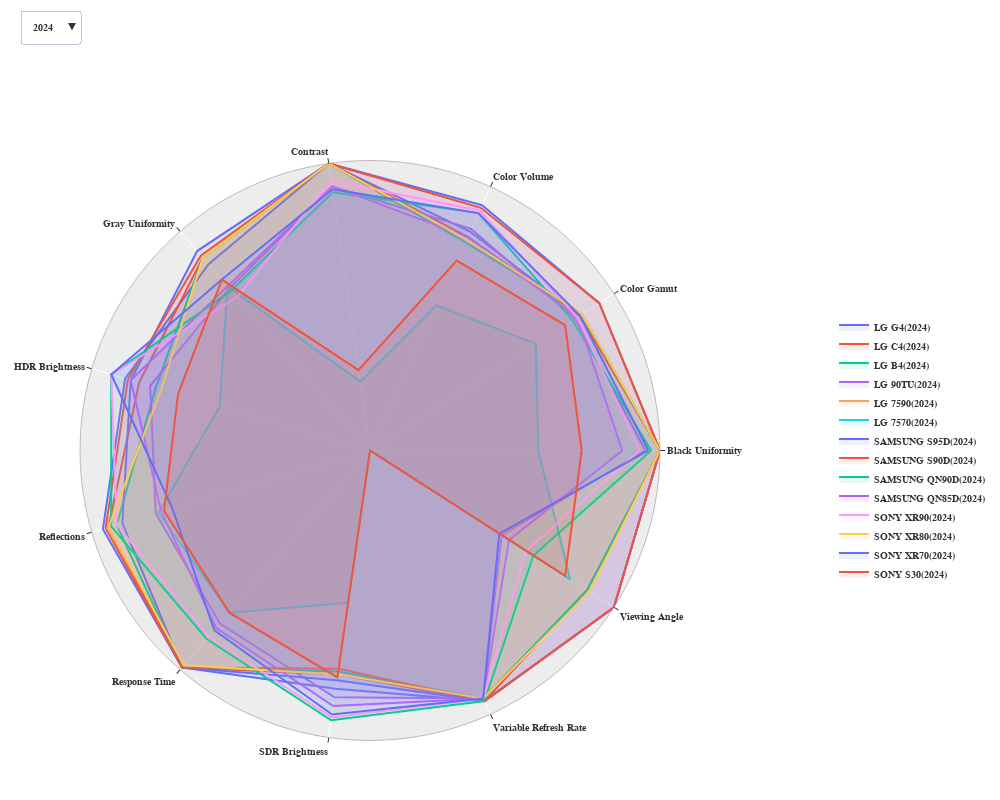

Notebook source saved alongside this figure:
### Code cell
rvisualizer = Rvisualizer(measurement_dict)
rvisualizer.radar_scores()

### Figure 1 — Plotly figure (JSON) as saved in the notebook; plotly's stock layout.template omitted (floating-point values rounded to 4 significant figures)
{"data": [{"fill": "toself", "fillcolor": "rgba(99, 110, 250, 0.1)", "line": {"color": "#636EFA", "width": 2}, "mode": "lines", "name": "LG G4(2024)", "r": [10, 8.6, 8.3, 10, 8.5, 8.8, 9.6, 9.9, 8.3, 9.5, 10, 10], "theta": ["Black Uniformity", "Color Gamut", "Color Volume", "Contrast", "Gray Uniformity", "HDR Brightness", "Reflections", "Response Time", "SDR Brightness", "Variable Refresh Rate", "Viewing Angle", "Black Uniformity"], "type": "scatterpolar", "visible": true}, {"fill": "toself", "fillcolor": "rgba(239, 85, 59, 0.1)", "line": {"color": "#EF553B", "width": 2}, "mode": "lines", "name": "LG C4(2024)", "r": [10, 8.6, 8.1, 10, 8.8, 8.3, 9.4, 9.9, 7.8, 9.5, 8.9, 10], "theta": ["Black Uniformity", "Color Gamut", "Color Volume", "Contrast", "Gray Uniformity", "HDR Brightness", "Reflections", "Response Time", "SDR Brightness", "Variable Refresh Rate", "Viewing Angle", "Black Uniformity"], "type": "scatterpolar", "visible": true}, {"fill": "toself", "fillcolor": "rgba(0, 204, 150, 0.1)", "line": {"color": "#00CC96", "width": 2}, "mode": "lines", "name": "LG B4(2024)", "r": [10, 8.7, 7.9, 10, 8.8, 7.7, 9.1, 9.9, 7.7, 9.4, 8.9, 10], "theta": ["Black Uniformity", "Color Gamut", "Color Volume", "Contrast", "Gray Uniformity", "HDR Brightness", "Reflections", "Response Time", "SDR Brightness", "Variable Refresh Rate", "Viewing Angle", "Black Uniformity"], "type": "scatterpolar", "visible": true}, {"fill": "toself", "fillcolor": "rgba(171, 99, 250, 0.1)", "line": {"color": "#AB63FA", "width": 2}, "mode": "lines", "name": "LG 90TU(2024)", "r": [9.5, 8.4, 8.4, 9.2, 7.4, 7.9, 7.7, 7.9, 8.6, 9.4, 5.4, 9.5], "theta": ["Black Uniformity", "Color Gamut", "Color Volume", "Contrast", "Gray Uniformity", "HDR Brightness", "Reflections", "Response Time", "SDR Brightness", "Variable Refresh Rate", "Viewing Angle", "Black Uniformity"], "type": "scatterpolar", "visible": true}, {"fill": "toself", "fillcolor": "rgba(255, 161, 90, 0.1)", "line": {"color": "#FFA15A", "width": 2}, "mode": "lines", "name": "LG 7590(2024)", "r": [5.8, 6.8, 5.5, 2.4, 7.5, 5.4, 7.6, 7.4, 5.3, 0, 8.2, 5.8], "theta": ["Black Uniformity", "Color Gamut", "Color Volume", "Contrast", "Gray Uniformity", "HDR Brightness", "Reflections", "Response Time", "SDR Brightness", "Variable Refresh Rate", "Viewing Angle", "Black Uniformity"], "type": "scatterpolar", "visible": true}, {"fill": "toself", "fillcolor": "rgba(25, 211, 243, 0.1)", "line": {"color": "#19D3F3", "width": 2}, "mode": "lines", "name": "LG 7570(2024)", "r": [5.8, 6.8, 5.5, 2.4, 7.5, 5.4, 7.6, 7.4, 5.3, 0, 8.2, 5.8], "theta": ["Black Uniformity", "Color Gamut", "Color Volume", "Contrast", "Gray Uniformity", "HDR Brightness", "Reflections", "Response Time", "SDR Brightness", "Variable Refresh Rate", "Viewing Angle", "Black Uniformity"], "type": "scatterpolar", "visible": true}, {"fill": "toself", "fillcolor": "rgba(255, 102, 146, 0.1)", "line": {"color": "#FF6692", "width": 2}, "mode": "lines", "name": "LG G3(2023)", "r": [10, 8.6, 8.3, 10, 8.7, 8.5, 9.5, 9.8, 8.3, 9.4, 10, 10], "theta": ["Black Uniformity", "Color Gamut", "Color Volume", "Contrast", "Gray Uniformity", "HDR Brightness", "Reflections", "Response Time", "SDR Brightness", "Variable Refresh Rate", "Viewing Angle", "Black Uniformity"], "type": "scatterpolar", "visible": false}, {"fill": "toself", "fillcolor": "rgba(182, 232, 128, 0.1)", "line": {"color": "#B6E880", "width": 2}, "mode": "lines", "name": "LG C3(2023)", "r": [10, 8.7, 7.9, 10, 8.5, 8.1, 9.5, 9.9, 7.9, 9.4, 9.3, 10], "theta": ["Black Uniformity", "Color Gamut", "Color Volume", "Contrast", "Gray Uniformity", "HDR Brightness", "Reflections", "Response Time", "SDR Brightness", "Variable Refresh Rate", "Viewing Angle", "Black Uniformity"], "type": "scatterpolar", "visible": false}, {"fill": "toself", "fillcolor": "rgba(255, 151, 255, 0.1)", "line": {"color": "#FF97FF", "width": 2}, "mode": "lines", "name": "LG B3(2023)", "r": [10, 8.8, 7.9, 10, 8.4, 7.1, 9.3, 9.8, 6.8, 9.4, 9.3, 10], "theta": ["Black Uniformity", "Color Gamut", "Color Volume", "Contrast", "Gray Uniformity", "HDR Brightness", "Reflections", "Response Time", "SDR Brightness", "Variable Refresh Rate", "Viewing Angle", "Black Uniformity"], "type": "scatterpolar", "visible": false}, {"fill": "toself", "fillcolor": "rgba(254, 203, 82, 0.1)", "line": {"color": "#FECB52", "width": 2}, "mode": "lines", "name": "LG 85UQ(2022)", "r": [6.4, 8.4, 7.4, 8.2, 7.9, 7.2, 7.3, 7.9, 8.1, 9.4, 8, 6.4], "theta": ["Black Uniformity", "Color Gamut", "Color Volume", "Contrast", "Gray Uniformity", "HDR Brightness", "Reflections", "Response Time", "SDR Brightness", "Variable Refresh Rate", "Viewing Angle", "Black Uniformity"], "type": "scatterpolar", "visible": false}, {"fill": "toself", "fillcolor": "rgba(99, 110, 250, 0.1)", "line": {"color": "#636EFA", "width": 2}, "mode": "lines", "name": "SAMSUNG S95D(2024)", "r": [10, 9.4, 9.3, 10, 9.1, 8.6, 8.9, 9.9, 8, 9.5, 10, 10], "theta": ["Black Uniformity", "Color Gamut", "Color Volume", "Contrast", "Gray Uniformity", "HDR Brightness", "Reflections", "Response Time", "SDR Brightness", "Variable Refresh Rate", "Viewing Angle", "Black Uniformity"], "type": "scatterpolar", "visible": true}, {"fill": "toself", "fillcolor": "rgba(239, 85, 59, 0.1)", "line": {"color": "#EF553B", "width": 2}, "mode": "lines", "name": "SAMSUNG S90D(2024)", "r": [10, 9.4, 9.2, 10, 8.9, 8.7, 9.5, 9.9, 7.6, 9.5, 10, 10], "theta": ["Black Uniformity", "Color Gamut", "Color Volume", "Contrast", "Gray Uniformity", "HDR Brightness", "Reflections", "Response Time", "SDR Brightness", "Variable Refresh Rate", "Viewing Angle", "Black Uniformity"], "type": "scatterpolar", "visible": true}, {"fill": "toself", "fillcolor": "rgba(0, 204, 150, 0.1)", "line": {"color": "#00CC96", "width": 2}, "mode": "lines", "name": "SAMSUNG QN90D(2024)", "r": [9.7, 8.3, 9, 9, 7.3, 9.3, 9.3, 8.6, 9.4, 9.5, 6.7, 9.7], "theta": ["Black Uniformity", "Color Gamut", "Color Volume", "Contrast", "Gray Uniformity", "HDR Brightness", "Reflections", "Response Time", "SDR Brightness", "Variable Refresh Rate", "Viewing Angle", "Black Uniformity"], "type": "scatterpolar", "visible": true}, {"fill": "toself", "fillcolor": "rgba(171, 99, 250, 0.1)", "line": {"color": "#AB63FA", "width": 2}, "mode": "lines", "name": "SAMSUNG QN85D(2024)", "r": [8.7, 8.5, 8.1, 9.2, 7.5, 8.6, 7.5, 8.1, 8.9, 9.4, 5.7, 8.7], "theta": ["Black Uniformity", "Color Gamut", "Color Volume", "Contrast", "Gray Uniformity", "HDR Brightness", "Reflections", "Response Time", "SDR Brightness", "Variable Refresh Rate", "Viewing Angle", "Black Uniformity"], "type": "scatterpolar", "visible": true}, {"fill": "toself", "fillcolor": "rgba(255, 161, 90, 0.1)", "line": {"color": "#FFA15A", "width": 2}, "mode": "lines", "name": "SAMSUNG S95C(2023)", "r": [10, 9.4, 9.1, 10, 8.6, 8.5, 9.5, 9.9, 7.7, 9.5, 10, 10], "theta": ["Black Uniformity", "Color Gamut", "Color Volume", "Contrast", "Gray Uniformity", "HDR Brightness", "Reflections", "Response Time", "SDR Brightness", "Variable Refresh Rate", "Viewing Angle", "Black Uniformity"], "type": "scatterpolar", "visible": false}, {"fill": "toself", "fillcolor": "rgba(25, 211, 243, 0.1)", "line": {"color": "#19D3F3", "width": 2}, "mode": "lines", "name": "SAMSUNG S90C(2023)", "r": [10, 9.5, 9.1, 10, 9, 8.5, 9.4, 9.8, 7.6, 9.5, 10, 10], "theta": ["Black Uniformity", "Color Gamut", "Color Volume", "Contrast", "Gray Uniformity", "HDR Brightness", "Reflections", "Response Time", "SDR Brightness", "Variable Refresh Rate", "Viewing Angle", "Black Uniformity"], "type": "scatterpolar", "visible": false}, {"fill": "toself", "fillcolor": "rgba(255, 102, 146, 0.1)", "line": {"color": "#FF6692", "width": 2}, "mode": "lines", "name": "SAMSUNG QN95C(2023)", "r": [9.3, 8, 8.7, 9, 6.4, 9.2, 9, 8.1, 9.4, 9.5, 7, 9.3], "theta": ["Black Uniformity", "Color Gamut", "Color Volume", "Contrast", "Gray Uniformity", "HDR Brightness", "Reflections", "Response Time", "SDR Brightness", "Variable Refresh Rate", "Viewing Angle", "Black Uniformity"], "type": "scatterpolar", "visible": false}, {"fill": "toself", "fillcolor": "rgba(182, 232, 128, 0.1)", "line": {"color": "#B6E880", "width": 2}, "mode": "lines", "name": "SAMSUNG QN90C(2023)", "r": [8.5, 8.2, 8.9, 8.5, 7.7, 8.9, 9.2, 8.2, 9.4, 9.4, 7, 8.5], "theta": ["Black Uniformity", "Color Gamut", "Color Volume", "Contrast", "Gray Uniformity", "HDR Brightness", "Reflections", "Response Time", "SDR Brightness", "Variable Refresh Rate", "Viewing Angle", "Black Uniformity"], "type": "scatterpolar", "visible": false}, {"fill": "toself", "fillcolor": "rgba(255, 151, 255, 0.1)", "line": {"color": "#FF97FF", "width": 2}, "mode": "lines", "name": "SONY XR90(2024)", "r": [9.3, 8.5, 9.1, 9.4, 7, 9.3, 9.1, 8.5, 9.3, 9.4, 6.4, 9.3], "theta": ["Black Uniformity", "Color Gamut", "Color Volume", "Contrast", "Gray Uniformity", "HDR Brightness", "Reflections", "Response Time", "SDR Brightness", "Variable Refresh Rate", "Viewing Angle", "Black Uniformity"], "type": "scatterpolar", "visible": true}, {"fill": "toself", "fillcolor": "rgba(254, 203, 82, 0.1)", "line": {"color": "#FECB52", "width": 2}, "mode": "lines", "name": "SONY XR80(2024)", "r": [10, 8.7, 8, 10, 8.8, 7.5, 9.4, 9.8, 7.8, 9.4, 9, 10], "theta": ["Black Uniformity", "Color Gamut", "Color Volume", "Contrast", "Gray Uniformity", "HDR Brightness", "Reflections", "Response Time", "SDR Brightness", "Variable Refresh Rate", "Viewing Angle", "Black Uniformity"], "type": "scatterpolar", "visible": true}, {"fill": "toself", "fillcolor": "rgba(99, 110, 250, 0.1)", "line": {"color": "#636EFA", "width": 2}, "mode": "lines", "name": "SONY XR70(2024)", "r": [9.6, 8.6, 9, 9.1, 7.8, 9.3, 7.1, 8.2, 9.2, 9.4, 5.3, 9.6], "theta": ["Black Uniformity", "Color Gamut", "Color Volume", "Contrast", "Gray Uniformity", "HDR Brightness", "Reflections", "Response Time", "SDR Brightness", "Variable Refresh Rate", "Viewing Angle", "Black Uniformity"], "type": "scatterpolar", "visible": true}, {"fill": "toself", "fillcolor": "rgba(239, 85, 59, 0.1)", "line": {"color": "#EF553B", "width": 2}, "mode": "lines", "name": "SONY S30(2024)", "r": [7.3, 8, 7.2, 2.8, 7.8, 6.9, 7.4, 7.4, 7.9, 0, 8, 7.3], "theta": ["Black Uniformity", "Color Gamut", "Color Volume", "Contrast", "Gray Uniformity", "HDR Brightness", "Reflections", "Response Time", "SDR Brightness", "Variable Refresh Rate", "Viewing Angle", "Black Uniformity"], "type": "scatterpolar", "visible": true}, {"fill": "toself", "fillcolor": "rgba(0, 204, 150, 0.1)", "line": {"color": "#00CC96", "width": 2}, "mode": "lines", "name": "SONY X95L(2023)", "r": [9.6, 8.7, 8.8, 9.3, 8, 9.3, 9, 8.6, 9.2, 9.4, 6.6, 9.6], "theta": ["Black Uniformity", "Color Gamut", "Color Volume", "Contrast", "Gray Uniformity", "HDR Brightness", "Reflections", "Response Time", "SDR Brightness", "Variable Refresh Rate", "Viewing Angle", "Black Uniformity"], "type": "scatterpolar", "visible": false}, {"fill": "toself", "fillcolor": "rgba(171, 99, 250, 0.1)", "line": {"color": "#AB63FA", "width": 2}, "mode": "lines", "name": "SONY X93L(2023)", "r": [8.3, 8.3, 8.5, 8.5, 7.9, 9, 8.7, 8.7, 8.9, 9.4, 6.4, 8.3], "theta": ["Black Uniformity", "Color Gamut", "Color Volume", "Contrast", "Gray Uniformity", "HDR Brightness", "Reflections", "Response Time", "SDR Brightness", "Variable Refresh Rate", "Viewing Angle", "Black Uniformity"], "type": "scatterpolar", "visible": false}, {"fill": "toself", "fillcolor": "rgba(255, 161, 90, 0.1)", "line": {"color": "#FFA15A", "width": 2}, "mode": "lines", "name": "SONY X90L(2023)", "r": [7.1, 8.4, 8.6, 8.6, 7.2, 8.4, 7.2, 8.4, 9, 9.4, 5.9, 7.1], "theta": ["Black Uniformity", "Color Gamut", "Color Volume", "Contrast", "Gray Uniformity", "HDR Brightness", "Reflections", "Response Time", "SDR Brightness", "Variable Refresh Rate", "Viewing Angle", "Black Uniformity"], "type": "scatterpolar", "visible": false}, {"fill": "toself", "fillcolor": "rgba(25, 211, 243, 0.1)", "line": {"color": "#19D3F3", "width": 2}, "mode": "lines", "name": "SONY X77L(2023)", "r": [6.7, 6.8, 6.1, 2.4, 7.7, 6, 7.4, 6.9, 6.9, 0, 8, 6.7], "theta": ["Black Uniformity", "Color Gamut", "Color Volume", "Contrast", "Gray Uniformity", "HDR Brightness", "Reflections", "Response Time", "SDR Brightness", "Variable Refresh Rate", "Viewing Angle", "Black Uniformity"], "type": "scatterpolar", "visible": false}, {"fill": "toself", "fillcolor": "rgba(255, 102, 146, 0.1)", "line": {"color": "#FF6692", "width": 2}, "mode": "lines", "name": "SONY A95L(2023)", "r": [10, 9.4, 9.2, 10, 8.6, 8.6, 9.5, 9.8, 8.1, 9.4, 10, 10], "theta": ["Black Uniformity", "Color Gamut", "Color Volume", "Contrast", "Gray Uniformity", "HDR Brightness", "Reflections", "Response Time", "SDR Brightness", "Variable Refresh Rate", "Viewing Angle", "Black Uniformity"], "type": "scatterpolar", "visible": false}, {"fill": "toself", "fillcolor": "rgba(182, 232, 128, 0.1)", "line": {"color": "#B6E880", "width": 2}, "mode": "lines", "name": "SONY A80L(2023)", "r": [10, 8.7, 8, 10, 8.5, 7.5, 9.1, 9.7, 7.1, 9.4, 9.2, 10], "theta": ["Black Uniformity", "Color Gamut", "Color Volume", "Contrast", "Gray Uniformity", "HDR Brightness", "Reflections", "Response Time", "SDR Brightness", "Variable Refresh Rate", "Viewing Angle", "Black Uniformity"], "type": "scatterpolar", "visible": false}, {"fill": "toself", "fillcolor": "rgba(255, 151, 255, 0.1)", "line": {"color": "#FF97FF", "width": 2}, "mode": "lines", "name": "SONY A75L(2023)", "r": [10, 8.7, 7.9, 10, 8.5, 7.5, 9, 9.8, 7.3, 9.4, 9.3, 10], "theta": ["Black Uniformity", "Color Gamut", "Color Volume", "Contrast", "Gray Uniformity", "HDR Brightness", "Reflections", "Response Time", "SDR Brightness", "Variable Refresh Rate", "Viewing Angle", "Black Uniformity"], "type": "scatterpolar", "visible": false}, {"fill": "toself", "fillcolor": "rgba(254, 203, 82, 0.1)", "line": {"color": "#FECB52", "width": 2}, "mode": "lines", "name": "SONY X95K(2022)", "r": [7.3, 8.4, 8.5, 8.7, 7.8, 8.5, 8.6, 8.4, 9, 9.4, 6.6, 7.3], "theta": ["Black Uniformity", "Color Gamut", "Color Volume", "Contrast", "Gray Uniformity", "HDR Brightness", "Reflections", "Response Time", "SDR Brightness", "Variable Refresh Rate", "Viewing Angle", "Black Uniformity"], "type": "scatterpolar", "visible": false}, {"fill": "toself", "fillcolor": "rgba(99, 110, 250, 0.1)", "line": {"color": "#636EFA", "width": 2}, "mode": "lines", "name": "SONY X90K(2022)", "r": [7.4, 8.4, 8.3, 8.8, 6.8, 6.8, 7.2, 8.3, 8.6, 9.4, 5.5, 7.4], "theta": ["Black Uniformity", "Color Gamut", "Color Volume", "Contrast", "Gray Uniformity", "HDR Brightness", "Reflections", "Response Time", "SDR Brightness", "Variable Refresh Rate", "Viewing Angle", "Black Uniformity"], "type": "scatterpolar", "visible": false}, {"fill": "toself", "fillcolor": "rgba(239, 85, 59, 0.1)", "line": {"color": "#EF553B", "width": 2}, "mode": "lines", "name": "SONY X85K(2022)", "r": [8.4, 8.1, 7.5, 6.8, 7.6, 7.2, 7.9, 8.1, 8.3, 9.4, 5.8, 8.4], "theta": ["Black Uniformity", "Color Gamut", "Color Volume", "Contrast", "Gray Uniformity", "HDR Brightness", "Reflections", "Response Time", "SDR Brightness", "Variable Refresh Rate", "Viewing Angle", "Black Uniformity"], "type": "scatterpolar", "visible": false}, {"fill": "toself", "fillcolor": "rgba(0, 204, 150, 0.1)", "line": {"color": "#00CC96", "width": 2}, "mode": "lines", "name": "SONY X80K(2022)", "r": [5.5, 7.8, 6.7, 2, 7.8, 6.1, 7.3, 7.3, 7.3, 0, 7.8, 5.5], "theta": ["Black Uniformity", "Color Gamut", "Color Volume", "Contrast", "Gray Uniformity", "HDR Brightness", "Reflections", "Response Time", "SDR Brightness", "Variable Refresh Rate", "Viewing Angle", "Black Uniformity"], "type": "scatterpolar", "visible": false}, {"fill": "toself", "fillcolor": "rgba(171, 99, 250, 0.1)", "line": {"color": "#AB63FA", "width": 2}, "mode": "lines", "name": "SONY A90K(2022)", "r": [10, 8.8, 7.8, 10, 8.5, 6, 9.1, 9.8, 6.1, 9.4, 8.8, 10], "theta": ["Black Uniformity", "Color Gamut", "Color Volume", "Contrast", "Gray Uniformity", "HDR Brightness", "Reflections", "Response Time", "SDR Brightness", "Variable Refresh Rate", "Viewing Angle", "Black Uniformity"], "type": "scatterpolar", "visible": false}], "layout": {"font": {"family": "Arial, sans-serif", "size": 10, "weight": "bold"}, "height": 800, "legend": {"font": {"family": "Arial, sans-serif", "size": 10}, "traceorder": "normal", "x": 1.3, "y": 0.5}, "margin": {"b": 10, "l": 80, "r": 100, "t": 10}, "polar": {"angularaxis": {"linecolor": "gray", "linewidth": 0.5, "showline": true, "type": "category", "visible": true}, "radialaxis": {"autorange": false, "range": [0, 10], "showline": false, "type": "linear", "visible": false}}, "showlegend": true, "updatemenus": [{"buttons": [{"args": [{"visible": [true, true, true, true, true, true, false, false, false, false, true, true, true, true, false, false, false, false, true, true, true, true, false, false, false, false, false, false, false, false, false, false, false, false]}], "label": "2024", "method": "update"}, {"args": [{"visible": [false, false, false, false, false, false, true, true, true, false, false, false, false, false, true, true, true, true, false, false, false, false, true, true, true, true, true, true, true, false, false, false, false, false]}], "label": "2023", "method": "update"}, {"args": [{"visible": [false, false, false, false, false, false, false, false, false, true, false, false, false, false, false, false, false, false, false, false, false, false, false, false, false, false, false, false, false, true, true, true, true, true]}], "label": "2022", "method": "update"}, {"args": [{"visible": [true, true, true, true, true, true, true, true, true, true, true, true, true, true, true, true, true, true, true, true, true, true, true, true, true, true, true, true, true, true, true, true, true, true]}], "label": "All", "method": "update"}], "direction": "down", "showactive": true, "x": 0, "y": 1.1, "yanchor": "bottom"}], "width": 1000}}
